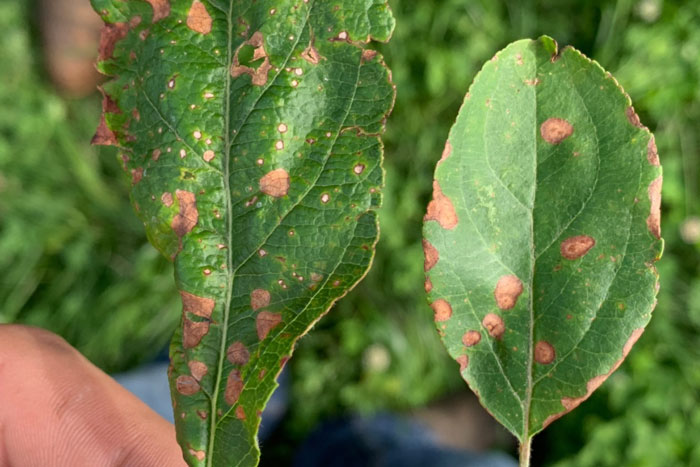
#> input picture test/Apple_Black_Rot.jpg, 700 x 467 px, given as the content of the folder hikrahmanpritom/plant-disease-recognition-dataset/versions/1, which was not available
$ jupyter execute --allow-errors plant_disease_recognition_using_cnns.ipynb   (shell and % lines are left out)   (text cells are left out)
#> lines starting #> are read from the running program, lines starting #| are printed output that depends on the picture; pictures that were not available may be replaced by others from this repository, and a replacement may not be noted
[cell 1]
import kagglehub

#> (the rest of this cell did not finish here and is left out)

[cell 2]
from google.colab import drive
drive.mount('/content/drive')

[cell 3]
import numpy as np
import pandas as pd

l=[]
import os
for dirname, _, filenames in os.walk('/root/.cache/kagglehub/datasets/rashikrahmanpritom/plant-disease-recognition-dataset/versions/1'):
    for filename in filenames:
        i_paths=os.path.join(dirname, filename)
        l.append(i_paths)
        print(i_paths)
#> in preprocess_image, image is the input picture: shape (467, 700, 3); mean B, G, R 62.8, 120, 97.3

[cell 4]
%cd /root/.cache/kagglehub/datasets/rashikrahmanpritom/

[cell 5]
import tensorflow as tf
import matplotlib.pyplot as plt
import tensorflow.keras.layers as tfl
from tensorflow.keras.models import Model
import seaborn as sns
import cv2
import numpy as np
import os

[cell 6]
import cv2
import numpy as np
import os

def apply_gaussian_blur(image, kernel_size=(5, 5)):

#> called with kernel_size = (5, 5)
    return cv2.GaussianBlur(image, kernel_size, 0)

def apply_clahe(image, clip_limit=2.0, tile_grid_size=(8, 8)):

#> called with clip_limit = 2, tile_grid_size = (8, 8)
    lab_image = cv2.cvtColor(image, cv2.COLOR_BGR2LAB)
#> lab_image: shape (467, 700, 3); mean of channels 0, 1, 2 120.9, 110, 156.6
    l_channel, a_channel, b_channel = cv2.split(lab_image)
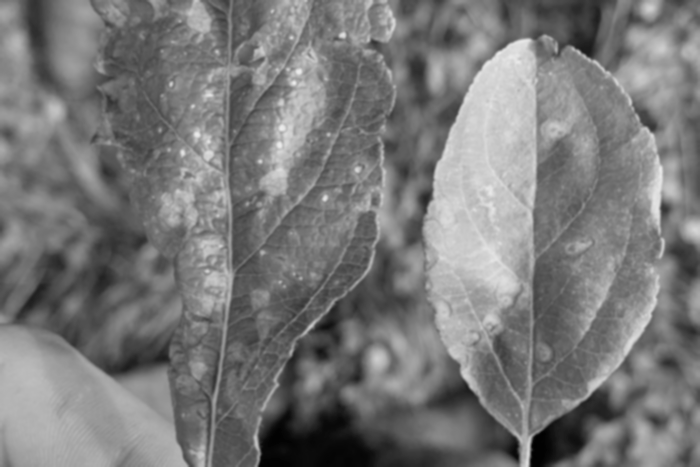
#> l_channel: shape (467, 700); min 1, max 236, mean 120.9
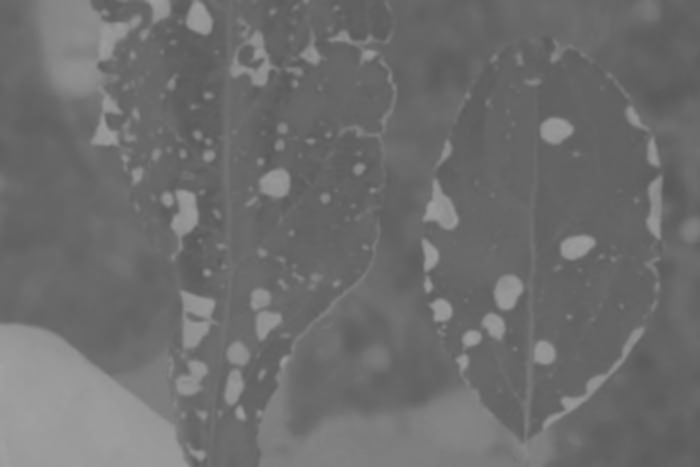
#> a_channel: shape (467, 700); min 89, max 162, mean 110
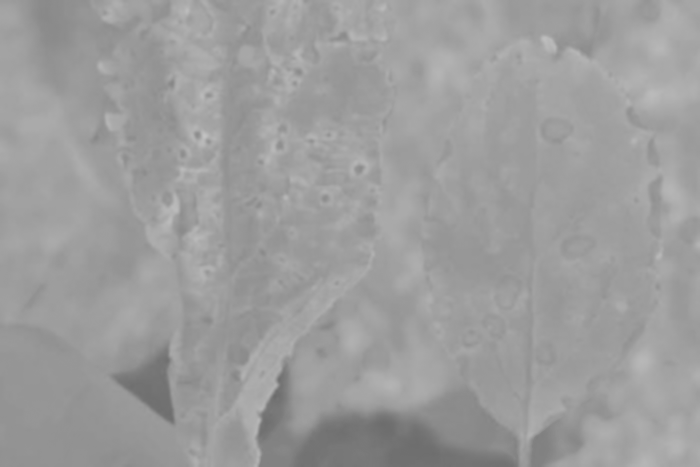
#> b_channel: shape (467, 700); min 107, max 194, mean 156.6

    clahe = cv2.createCLAHE(clipLimit=clip_limit, tileGridSize=tile_grid_size)
    l_channel = clahe.apply(l_channel)
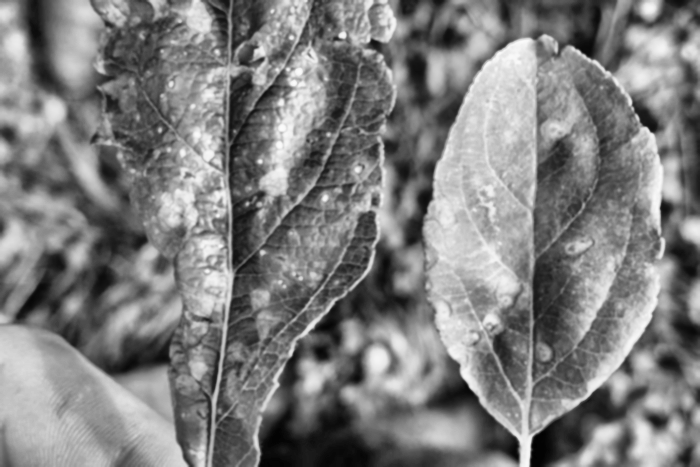
#> l_channel: shape (467, 700); min 1, max 251, mean 126.6

    lab_image = cv2.merge((l_channel, a_channel, b_channel))
#> lab_image: shape (467, 700, 3); mean of channels 0, 1, 2 126.6, 110, 156.6
    return cv2.cvtColor(lab_image, cv2.COLOR_LAB2BGR)
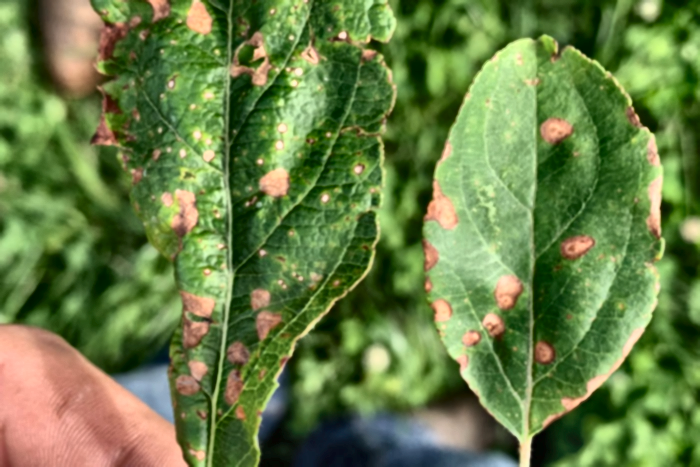
#> returned value: shape (467, 700, 3); mean B, G, R 70, 126.9, 104.1

def convert_to_hsv(image):
    return cv2.cvtColor(image, cv2.COLOR_BGR2HSV)

def preprocess_image(image):
    image = apply_gaussian_blur(image)
    image = apply_clahe(image)

    return image

[cell 7]
def preprocess_image(image_path):
    image = cv2.imread(image_path)
    blurred_image = apply_gaussian_blur(image)
    enhanced_image = apply_clahe(blurred_image)

    return enhanced_image
image=l[0]
image=preprocess_image(image)
plt.figure(figsize=(10,10))
plt.subplot(1,2,1)
plt.imshow(cv2.cvtColor(cv2.imread(l[0]), cv2.COLOR_BGR2RGB))
plt.subplot(1,2,2)
plt.imshow(cv2.cvtColor(image, cv2.COLOR_BGR2RGB))
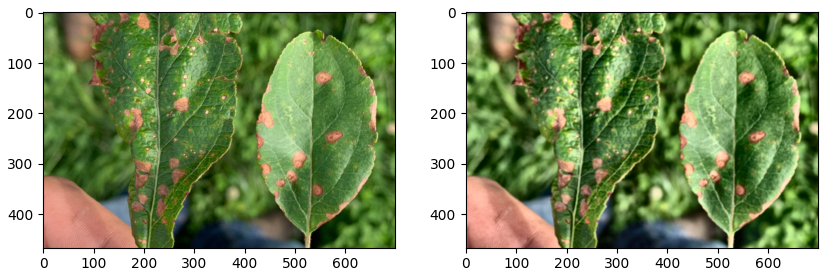
#> figure drawn by matplotlib, 2 panels
